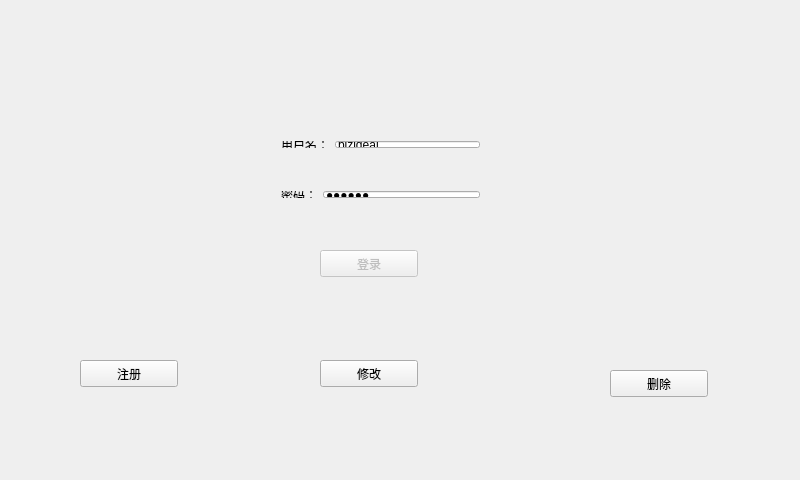
<?xml version="1.0" encoding="UTF-8"?>
<ui version="4.0">
 <class>login</class>
 <widget class="QDialog" name="login">
  <property name="geometry">
   <rect>
    <x>0</x>
    <y>0</y>
    <width>800</width>
    <height>480</height>
   </rect>
  </property>
  <property name="windowTitle">
   <string>login</string>
  </property>
  <widget class="QLabel" name="label">
   <property name="geometry">
    <rect>
     <x>0</x>
     <y>0</y>
     <width>800</width>
     <height>480</height>
    </rect>
   </property>
   <property name="styleSheet">
    <string notr="true">border-image: url(:/0101.jpg);</string>
   </property>
   <property name="text">
    <string/>
   </property>
  </widget>
  <widget class="QWidget" name="layoutWidget">
   <property name="geometry">
    <rect>
     <x>270</x>
     <y>180</y>
     <width>221</width>
     <height>29</height>
    </rect>
   </property>
   <layout class="QHBoxLayout" name="horizontalLayout_2">
    <item>
     <widget class="QLabel" name="label_3">
      <property name="text">
       <string>密码：</string>
      </property>
     </widget>
    </item>
    <item>
     <widget class="QLineEdit" name="led_pwd">
      <property name="text">
       <string>123456</string>
      </property>
      <property name="echoMode">
       <enum>QLineEdit::Password</enum>
      </property>
     </widget>
    </item>
   </layout>
  </widget>
  <widget class="QPushButton" name="pushButton">
   <property name="enabled">
    <bool>false</bool>
   </property>
   <property name="geometry">
    <rect>
     <x>320</x>
     <y>250</y>
     <width>98</width>
     <height>27</height>
    </rect>
   </property>
   <property name="text">
    <string>登录</string>
   </property>
  </widget>
  <widget class="QPushButton" name="pushButton_2">
   <property name="geometry">
    <rect>
     <x>80</x>
     <y>360</y>
     <width>98</width>
     <height>27</height>
    </rect>
   </property>
   <property name="text">
    <string>注册</string>
   </property>
  </widget>
  <widget class="QPushButton" name="pushButton_3">
   <property name="geometry">
    <rect>
     <x>320</x>
     <y>360</y>
     <width>98</width>
     <height>27</height>
    </rect>
   </property>
   <property name="text">
    <string>修改</string>
   </property>
  </widget>
  <widget class="QPushButton" name="pushButton_4">
   <property name="geometry">
    <rect>
     <x>610</x>
     <y>370</y>
     <width>98</width>
     <height>27</height>
    </rect>
   </property>
   <property name="text">
    <string>删除</string>
   </property>
  </widget>
  <widget class="QWidget" name="">
   <property name="geometry">
    <rect>
     <x>270</x>
     <y>130</y>
     <width>221</width>
     <height>29</height>
    </rect>
   </property>
   <layout class="QHBoxLayout" name="horizontalLayout">
    <item>
     <widget class="QLabel" name="label_2">
      <property name="text">
       <string>用户名：</string>
      </property>
     </widget>
    </item>
    <item>
     <widget class="QLineEdit" name="led_name">
      <property name="text">
       <string>bizideal</string>
      </property>
     </widget>
    </item>
   </layout>
  </widget>
 </widget>
 <layoutdefault spacing="6" margin="11"/>
 <tabstops>
  <tabstop>led_name</tabstop>
  <tabstop>led_pwd</tabstop>
  <tabstop>pushButton</tabstop>
  <tabstop>pushButton_2</tabstop>
  <tabstop>pushButton_3</tabstop>
  <tabstop>pushButton_4</tabstop>
 </tabstops>
 <resources/>
 <connections/>
</ui>
